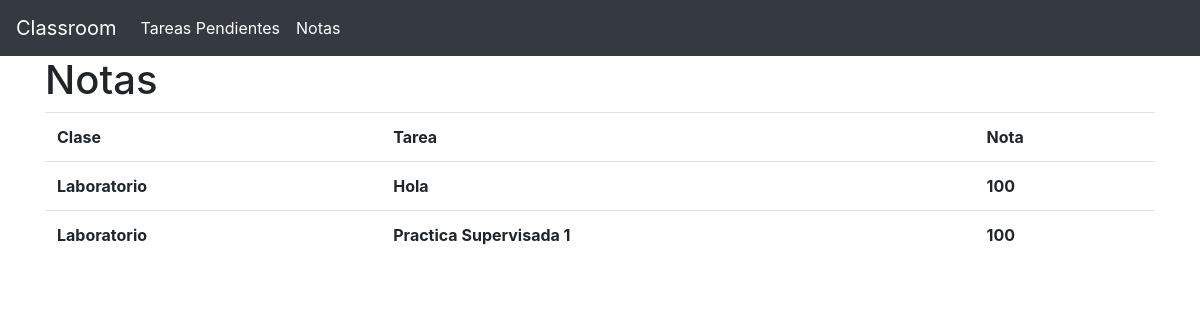
The app's page /notas (signed in) with its own data.
### app.py (models this page shows)
class Clases(db.Model):
    Id                = db.Column(db.Integer, primary_key=True)
    Nombre            = db.Column(db.String(30), nullable=False)
    IdGrado           = db.Column(db.Integer, db.ForeignKey('grado.Id'), nullable=False)
    IdMaestro         = db.Column(db.Integer, db.ForeignKey('maestro.Id'), nullable=False)
    tareas            = db.relationship("Tareas", backref="tareasPorClase")

class Tareas(db.Model):
    Id                = db.Column(db.Integer, primary_key=True)
    IdClase           = db.Column(db.Integer, db.ForeignKey('clases.Id'), nullable=False)
    Titulo            = db.Column(db.String(30), nullable=False)
    Descripcion       = db.Column(db.String(120), nullable=False)
    PathAdjuntos      = db.Column(db.String(50), nullable=False)
    entregas          = db.relationship("Entregas", backref="tareasEntregadas")

### app.py (the view)
@app.route("/notas")
def notas():
    if not "type" in session:
        flash("Cuidado mano, que tengo tu ip")
        return redirect("/")
    if session["type"] != "Alumno":
        flash("Cuidado mano, que tengo tu ip")
        return redirect("/")
    notas = []
    entregas = Entregas.query.filter_by(Calificado=True)
    for entrega in entregas:
        app.logger.info(entrega)
        tarea = Tareas.query.get(entrega.IdTarea)
        clase = Clases.query.get(tarea.IdClase)
        notas.append(
            VerNotas(clase.Nombre, tarea.Titulo, entrega.Nota)
        )
    return render_template("verNotas.html", type=session["type"], notas=notas)

### templates/verNotas.html
{% extends "base.html" %}
{% block contenido %}
{% if notas %}
    <h1>Notas</h1>
    <table class="table">
        <tr>
            <th>Clase</th>
            <th>Tarea</th>
            <th>Nota</th>
        </tr>
        {% for nota in notas %}
        <tr>
            <th>
                {{ nota.Clase }}
            </th>
            <th>
                {{ nota.Tarea }}
            </th>
            <th>
                {{ nota.Nota }}
            </th>
        </tr>
        {% endfor %}
    </table>
{% else %}
    <p>
        Lo siento, no tiene tareas calificadas aun
    </p>
{% endif %}
{% endblock %}

### records on screen
Clases: Clase "Laboratorio" "Laboratorio"
Tareas: Tarea "Hola"
Tareas: Tarea "Practica Supervisada 1"

### other values on screen
{{ nota.Nota }} "100" "100"
